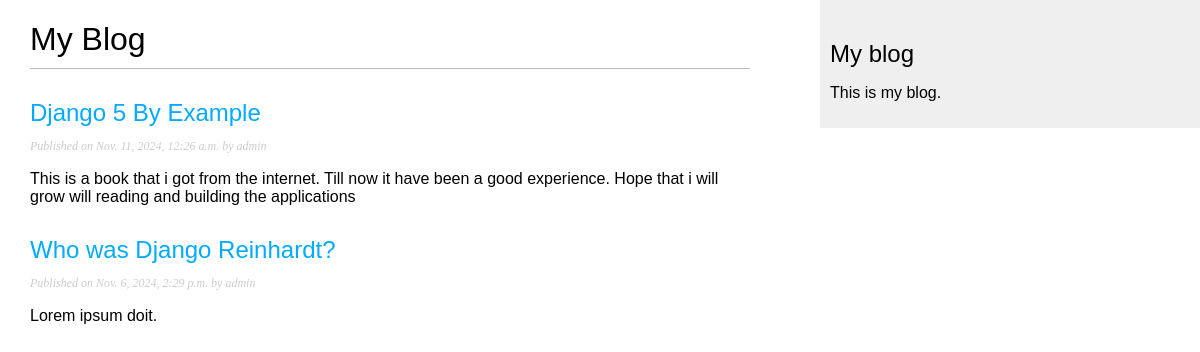
The page /blog/ on the database as committed earlier.
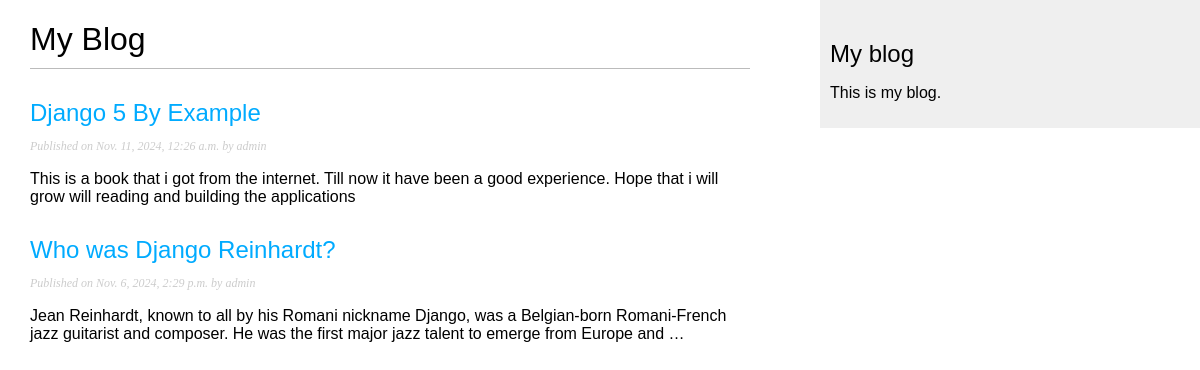
The same page on the database as committed later.
### blog/models.py (models this page shows, shortened)
class Post(models.Model):
    class Status(models.TextChoices):
        DRAFT = 'DF', 'Draft'
        PUBLISHED = 'PB', 'Published'
    title = models.CharField(max_length=250)
    slug = models.SlugField(
        max_length=250,
        unique_for_date='publish'
    )
    author = models.ForeignKey(
        settings.AUTH_USER_MODEL,
        on_delete=models.CASCADE,
        related_name='blog_posts'
    )
    body = models.TextField()
    publish = models.DateTimeField(default=timezone.now)
    created = models.DateTimeField(auto_now_add=True)
    updated = models.DateTimeField(auto_now=True)
    status = models.CharField(
        max_length=2,
        choices=Status,
        default=Status.DRAFT
    )
    objects = models.Manager() # The default manager.
    published = PublishedManager() # Our custom manager.
    class Meta:
        ordering = ['-publish']
        indexes = [
            models.Index(fields=['-publish']),
        ]
    def get_absolute_url(self):
        return reverse(
            'blog:post_detail',
            args=[
                self.publish.year,
                self.publish.month,
                self.publish.day,
                self.slug
            ]
        )

### blog/views.py (the view)
# urls.py: path('', views.post_list, name='post_list'),
def post_list(request):
    posts = Post.published.all()
    return render(
        request,
        'blog/post/list.html',
        {'posts': posts},
    )

### blog/models.py (called while the page is built)
    def get_queryset(self):
        return (
            super().get_queryset().filter(status=Post.Status.PUBLISHED)
        )

### blog/templates/blog/post/list.html (shortened to what this page needs)
{% extends "blog/base.html" %}
{% block content %}
    <h1>My Blog</h1>
    {% for post in posts %}
        <h2>
            <a href="{{ post.get_absolute_url }}">{{ post.title }}</a>
        </h2>
        <p class="date">
            Published on {{ post.publish }}
            by {{ post.author }}
        </p>
        {{ post.body|truncatewords:30|linebreaks }}
    {% endfor %}
{% endblock content %}

Rows that differ between the two databases and show on the page:
changed Post "Who was Django Reinhardt?": body "Lorem ipsum doit." → "Jean Reinhardt, known to all by his Romani nickname Django, was a Belgian-born Romani-French jazz guitarist and composer. He was the first major jazz talent to emerge from Europe and …"
